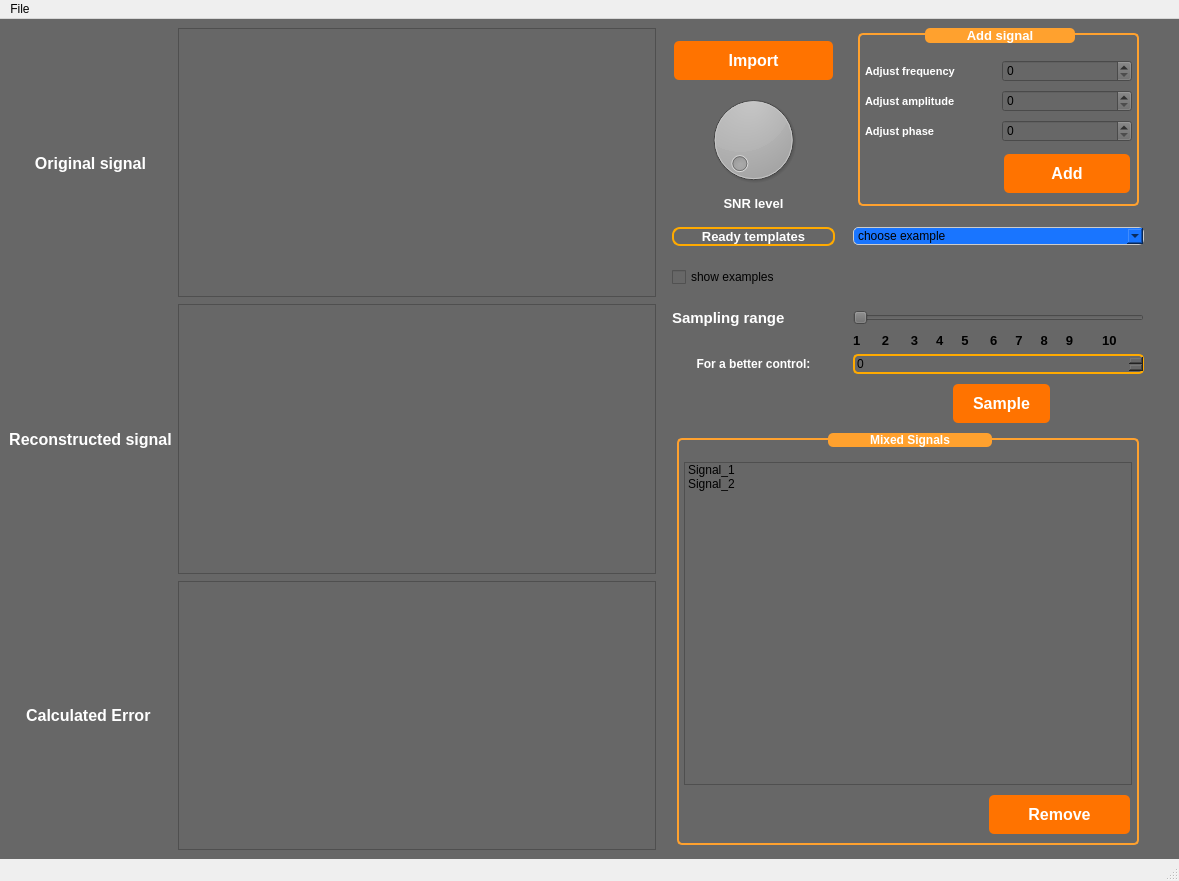
<?xml version="1.0" encoding="UTF-8"?>
<ui version="4.0">
 <class>MainWindow</class>
 <widget class="QMainWindow" name="MainWindow">
  <property name="geometry">
   <rect>
    <x>0</x>
    <y>0</y>
    <width>1179</width>
    <height>881</height>
   </rect>
  </property>
  <property name="windowTitle">
   <string>MainWindow</string>
  </property>
  <property name="styleSheet">
   <string notr="true">QPushButton {
  background-color: #FF7300;
  color: white;
  border: none;
  padding: 10px 20px;
  text-align: center;
  text-decoration: none;
  font-size: 16px;
  margin: 4px 2px;
  cursor: pointer;
  border-radius: 5px;
}

QPushButton:hover {
  background-color: #192639;
  color: #eee;
}

</string>
  </property>
  <widget class="QWidget" name="centralwidget">
   <property name="styleSheet">
    <string notr="true">
background-color: #676767;

</string>
   </property>
   <layout class="QGridLayout" name="gridLayout_3">
    <item row="2" column="0">
     <widget class="QLabel" name="label_3">
      <property name="font">
       <font>
        <pointsize>12</pointsize>
        <bold>true</bold>
       </font>
      </property>
      <property name="styleSheet">
       <string notr="true">QLabel {
    color: white;
}</string>
      </property>
      <property name="text">
       <string>Calculated Error </string>
      </property>
      <property name="alignment">
       <set>Qt::AlignCenter</set>
      </property>
     </widget>
    </item>
    <item row="1" column="0">
     <widget class="QLabel" name="label_2">
      <property name="font">
       <font>
        <pointsize>12</pointsize>
        <bold>true</bold>
       </font>
      </property>
      <property name="styleSheet">
       <string notr="true">QLabel {
    color: white;
}</string>
      </property>
      <property name="text">
       <string>Reconstructed signal</string>
      </property>
      <property name="alignment">
       <set>Qt::AlignCenter</set>
      </property>
     </widget>
    </item>
    <item row="0" column="1" rowspan="3">
     <layout class="QVBoxLayout" name="verticalLayout">
      <item>
       <widget class="PlotWidget" name="graph_orignal">
        <property name="styleSheet">
         <string notr="true"/>
        </property>
       </widget>
      </item>
      <item>
       <spacer name="verticalSpacer">
        <property name="orientation">
         <enum>Qt::Vertical</enum>
        </property>
        <property name="sizeType">
         <enum>QSizePolicy::Minimum</enum>
        </property>
        <property name="sizeHint" stdset="0">
         <size>
          <width>20</width>
          <height>1</height>
         </size>
        </property>
       </spacer>
      </item>
      <item>
       <widget class="PlotWidget" name="graph_recons">
        <property name="styleSheet">
         <string notr="true">QPlotGraph {
  background-color: #3498db;
  color: white;
  border: none;
  padding: 10px 20px;
  text-align: center;
  text-decoration: none;
  font-size: 16px;
  margin: 4px 2px;
  cursor: pointer;
  border-radius: 5px;
}

QPlotGraph:hover {
  background-color: #192639;
  color: #eee;
}
</string>
        </property>
       </widget>
      </item>
      <item>
       <spacer name="verticalSpacer_2">
        <property name="orientation">
         <enum>Qt::Vertical</enum>
        </property>
        <property name="sizeType">
         <enum>QSizePolicy::Minimum</enum>
        </property>
        <property name="sizeHint" stdset="0">
         <size>
          <width>20</width>
          <height>1</height>
         </size>
        </property>
       </spacer>
      </item>
      <item>
       <widget class="PlotWidget" name="graph_error"/>
      </item>
     </layout>
    </item>
    <item row="0" column="0">
     <widget class="QLabel" name="label">
      <property name="font">
       <font>
        <pointsize>12</pointsize>
        <bold>true</bold>
       </font>
      </property>
      <property name="styleSheet">
       <string notr="true">QLabel {
    color: white;
}</string>
      </property>
      <property name="text">
       <string>Original signal</string>
      </property>
      <property name="alignment">
       <set>Qt::AlignCenter</set>
      </property>
     </widget>
    </item>
    <item row="0" column="3" rowspan="3">
     <layout class="QGridLayout" name="gridLayout_2">
      <item row="10" column="3" colspan="2">
       <widget class="QPushButton" name="btn_sample">
        <property name="sizePolicy">
         <sizepolicy hsizetype="Fixed" vsizetype="Fixed">
          <horstretch>0</horstretch>
          <verstretch>0</verstretch>
         </sizepolicy>
        </property>
        <property name="font">
         <font>
          <pointsize>-1</pointsize>
          <bold>true</bold>
          <underline>false</underline>
          <strikeout>false</strikeout>
         </font>
        </property>
        <property name="styleSheet">
         <string notr="true">background-color: #FF7300;
margin-left:100%;
margin-right:100%;</string>
        </property>
        <property name="text">
         <string>Sample</string>
        </property>
       </widget>
      </item>
      <item row="6" column="3" colspan="2">
       <widget class="QLabel" name="label_11">
        <property name="font">
         <font>
          <pointsize>10</pointsize>
          <bold>true</bold>
         </font>
        </property>
        <property name="text">
         <string>1      2      3     4     5      6     7     8     9        10</string>
        </property>
       </widget>
      </item>
      <item row="2" column="0">
       <spacer name="verticalSpacer_3">
        <property name="orientation">
         <enum>Qt::Vertical</enum>
        </property>
        <property name="sizeType">
         <enum>QSizePolicy::Fixed</enum>
        </property>
        <property name="sizeHint" stdset="0">
         <size>
          <width>20</width>
          <height>10</height>
         </size>
        </property>
       </spacer>
      </item>
      <item row="0" column="0">
       <layout class="QGridLayout" name="gridLayout">
        <item row="1" column="0">
         <widget class="QPushButton" name="btn_import">
          <property name="font">
           <font>
            <pointsize>-1</pointsize>
            <bold>true</bold>
            <underline>false</underline>
            <strikeout>false</strikeout>
           </font>
          </property>
          <property name="styleSheet">
           <string notr="true">background-color: #FF7300;</string>
          </property>
          <property name="text">
           <string>Import</string>
          </property>
         </widget>
        </item>
        <item row="3" column="0">
         <widget class="QLabel" name="label_7">
          <property name="font">
           <font>
            <pointsize>10</pointsize>
            <bold>true</bold>
           </font>
          </property>
          <property name="styleSheet">
           <string notr="true">QLabel {
    color: white;
}
</string>
          </property>
          <property name="text">
           <string>SNR level</string>
          </property>
          <property name="alignment">
           <set>Qt::AlignCenter</set>
          </property>
         </widget>
        </item>
        <item row="0" column="0">
         <spacer name="verticalSpacer_6">
          <property name="orientation">
           <enum>Qt::Vertical</enum>
          </property>
          <property name="sizeType">
           <enum>QSizePolicy::Fixed</enum>
          </property>
          <property name="sizeHint" stdset="0">
           <size>
            <width>20</width>
            <height>9</height>
           </size>
          </property>
         </spacer>
        </item>
        <item row="2" column="0">
         <widget class="QDial" name="dial_noise"/>
        </item>
       </layout>
      </item>
      <item row="7" column="0">
       <widget class="QLabel" name="label_10">
        <property name="font">
         <font>
          <bold>true</bold>
         </font>
        </property>
        <property name="styleSheet">
         <string notr="true">color: rgb(255, 255, 255);</string>
        </property>
        <property name="text">
         <string>For a better control:</string>
        </property>
        <property name="alignment">
         <set>Qt::AlignCenter</set>
        </property>
       </widget>
      </item>
      <item row="7" column="3">
       <widget class="QSpinBox" name="spin__samp_freq">
        <property name="styleSheet">
         <string notr="true">border: 2px solid  rgb(255, 170, 0);
border-radius:5px;</string>
        </property>
       </widget>
      </item>
      <item row="17" column="0" colspan="4">
       <widget class="QGroupBox" name="groupBox_2">
        <property name="font">
         <font>
          <bold>true</bold>
         </font>
        </property>
        <property name="styleSheet">
         <string notr="true">QGroupBox {
    border: 2px solid;
	border-color: rgb(255, 161, 46);
  border-radius: 5px;
    color: #333333;
    padding: 10px;
    margin: 5px;
}

QGroupBox::title {
 subcontrol-position: top center;
  background-color:  rgb(255, 161, 46);
    subcontrol-origin: margin;
 color:rgb(255, 255, 255);
    font: 14pt &quot;Arial&quot;;
border-radius: 5px;
padding-left: 40px;
    padding-right: 40px;

}
QLabel {
    color: white;
}</string>
        </property>
        <property name="title">
         <string>Mixed Signals</string>
        </property>
        <layout class="QGridLayout" name="gridLayout_5">
         <item row="2" column="2">
          <widget class="QPushButton" name="btn_remove">
           <property name="font">
            <font>
             <pointsize>-1</pointsize>
             <bold>true</bold>
             <underline>false</underline>
             <strikeout>false</strikeout>
            </font>
           </property>
           <property name="styleSheet">
            <string notr="true">background-color: #FF7300;</string>
           </property>
           <property name="text">
            <string>Remove</string>
           </property>
          </widget>
         </item>
         <item row="0" column="0" colspan="3">
          <widget class="QListWidget" name="list_comps">
           <item>
            <property name="text">
             <string>Signal_1</string>
            </property>
           </item>
           <item>
            <property name="text">
             <string>Signal_2</string>
            </property>
           </item>
          </widget>
         </item>
        </layout>
       </widget>
      </item>
      <item row="5" column="0">
       <layout class="QHBoxLayout" name="horizontalLayout">
        <item>
         <widget class="QLabel" name="label_4">
          <property name="font">
           <font>
            <pointsize>11</pointsize>
            <bold>true</bold>
           </font>
          </property>
          <property name="styleSheet">
           <string notr="true">QLabel {
    color: white;
}</string>
          </property>
          <property name="text">
           <string>Sampling range</string>
          </property>
         </widget>
        </item>
        <item>
         <spacer name="horizontalSpacer">
          <property name="orientation">
           <enum>Qt::Horizontal</enum>
          </property>
          <property name="sizeType">
           <enum>QSizePolicy::Minimum</enum>
          </property>
          <property name="sizeHint" stdset="0">
           <size>
            <width>50</width>
            <height>19</height>
           </size>
          </property>
         </spacer>
        </item>
       </layout>
      </item>
      <item row="0" column="3">
       <widget class="QGroupBox" name="groupBox">
        <property name="enabled">
         <bool>true</bool>
        </property>
        <property name="sizePolicy">
         <sizepolicy hsizetype="Preferred" vsizetype="Minimum">
          <horstretch>0</horstretch>
          <verstretch>0</verstretch>
         </sizepolicy>
        </property>
        <property name="minimumSize">
         <size>
          <width>20</width>
          <height>40</height>
         </size>
        </property>
        <property name="font">
         <font>
          <pointsize>10</pointsize>
          <bold>true</bold>
         </font>
        </property>
        <property name="styleSheet">
         <string notr="true">QGroupBox {
    border: 2px solid;
	border-color: rgb(255, 161, 46);
  border-radius: 5px;
    color: #333333;
    padding: 10px;
    margin: 5px;
}

QGroupBox::title {
 subcontrol-position: top center;
  background-color:  rgb(255, 161, 46);
    subcontrol-origin: margin;
 color:rgb(255, 255, 255);
    font: 14pt &quot;Arial&quot;;
border-radius: 5px;
padding-left: 40px;
    padding-right: 40px;

}
QLabel {
    color: white;
}
</string>
        </property>
        <property name="title">
         <string>Add signal</string>
        </property>
        <layout class="QGridLayout" name="gridLayout_4">
         <item row="1" column="0">
          <widget class="QLabel" name="label_6">
           <property name="font">
            <font>
             <pointsize>8</pointsize>
             <bold>true</bold>
            </font>
           </property>
           <property name="text">
            <string>Adjust amplitude</string>
           </property>
          </widget>
         </item>
         <item row="0" column="0">
          <widget class="QLabel" name="label_5">
           <property name="font">
            <font>
             <pointsize>8</pointsize>
             <bold>true</bold>
            </font>
           </property>
           <property name="styleSheet">
            <string notr="true"/>
           </property>
           <property name="text">
            <string>Adjust frequency</string>
           </property>
          </widget>
         </item>
         <item row="2" column="0">
          <widget class="QLabel" name="label_8">
           <property name="font">
            <font>
             <pointsize>8</pointsize>
             <bold>true</bold>
            </font>
           </property>
           <property name="text">
            <string>Adjust phase</string>
           </property>
          </widget>
         </item>
         <item row="2" column="1">
          <widget class="QSpinBox" name="spin_phase"/>
         </item>
         <item row="0" column="1">
          <widget class="QSpinBox" name="spin_freq"/>
         </item>
         <item row="1" column="1">
          <widget class="QSpinBox" name="spin_amp"/>
         </item>
         <item row="4" column="1">
          <widget class="QPushButton" name="btn_add_comp">
           <property name="font">
            <font>
             <pointsize>-1</pointsize>
             <bold>true</bold>
             <underline>false</underline>
             <strikeout>false</strikeout>
            </font>
           </property>
           <property name="styleSheet">
            <string notr="true">background-color: #FF7300;</string>
           </property>
           <property name="text">
            <string>Add</string>
           </property>
          </widget>
         </item>
        </layout>
       </widget>
      </item>
      <item row="3" column="3">
       <widget class="QComboBox" name="comb_bx_examp">
        <property name="styleSheet">
         <string notr="true"> border: 1px solid #ccc;
border-radius:5px;
font-family: Arial, sans-serif;
color: black;
background-color:rgb(25, 117, 255);
</string>
        </property>
        <item>
         <property name="text">
          <string>choose example</string>
         </property>
        </item>
        <item>
         <property name="text">
          <string>example 1</string>
         </property>
        </item>
        <item>
         <property name="text">
          <string>example 2</string>
         </property>
        </item>
        <item>
         <property name="text">
          <string>example 3</string>
         </property>
        </item>
       </widget>
      </item>
      <item row="3" column="0">
       <widget class="QLabel" name="label_9">
        <property name="sizePolicy">
         <sizepolicy hsizetype="Minimum" vsizetype="Minimum">
          <horstretch>0</horstretch>
          <verstretch>0</verstretch>
         </sizepolicy>
        </property>
        <property name="font">
         <font>
          <pointsize>10</pointsize>
          <bold>true</bold>
         </font>
        </property>
        <property name="styleSheet">
         <string notr="true">color:rgb(255, 255, 255);
border: 2px solid  rgb(255, 170, 0);
border-radius:8px;</string>
        </property>
        <property name="text">
         <string>Ready templates</string>
        </property>
        <property name="alignment">
         <set>Qt::AlignCenter</set>
        </property>
       </widget>
      </item>
      <item row="4" column="3">
       <spacer name="verticalSpacer_7">
        <property name="orientation">
         <enum>Qt::Vertical</enum>
        </property>
        <property name="sizeType">
         <enum>QSizePolicy::Fixed</enum>
        </property>
        <property name="sizeHint" stdset="0">
         <size>
          <width>20</width>
          <height>50</height>
         </size>
        </property>
       </spacer>
      </item>
      <item row="5" column="3">
       <widget class="QSlider" name="horizontalSlider">
        <property name="sizePolicy">
         <sizepolicy hsizetype="Expanding" vsizetype="Fixed">
          <horstretch>50</horstretch>
          <verstretch>0</verstretch>
         </sizepolicy>
        </property>
        <property name="font">
         <font>
          <pointsize>10</pointsize>
         </font>
        </property>
        <property name="styleSheet">
         <string notr="true">QSlider {
    border: 1px solid #000;
    background: #EEE;
border-radius:5px;

}
QSlider::handle {
    background: rgb(255, 161, 46);
    border: 1px solid #000;
    width: 10px;

   
}
QSlider::groove {
    background: #CCC;'

}
</string>
        </property>
        <property name="orientation">
         <enum>Qt::Horizontal</enum>
        </property>
       </widget>
      </item>
      <item row="4" column="0">
       <widget class="QCheckBox" name="chk_bx_examp">
        <property name="text">
         <string>show examples</string>
        </property>
       </widget>
      </item>
     </layout>
    </item>
    <item row="0" column="2">
     <spacer name="horizontalSpacer_2">
      <property name="orientation">
       <enum>Qt::Horizontal</enum>
      </property>
      <property name="sizeType">
       <enum>QSizePolicy::Fixed</enum>
      </property>
      <property name="sizeHint" stdset="0">
       <size>
        <width>10</width>
        <height>20</height>
       </size>
      </property>
     </spacer>
    </item>
    <item row="0" column="4">
     <spacer name="horizontalSpacer_3">
      <property name="orientation">
       <enum>Qt::Horizontal</enum>
      </property>
      <property name="sizeType">
       <enum>QSizePolicy::Fixed</enum>
      </property>
      <property name="sizeHint" stdset="0">
       <size>
        <width>20</width>
        <height>20</height>
       </size>
      </property>
     </spacer>
    </item>
   </layout>
  </widget>
  <widget class="QMenuBar" name="menubar">
   <property name="geometry">
    <rect>
     <x>0</x>
     <y>0</y>
     <width>1179</width>
     <height>26</height>
    </rect>
   </property>
   <widget class="QMenu" name="menuFile">
    <property name="title">
     <string>File</string>
    </property>
   </widget>
   <addaction name="menuFile"/>
  </widget>
  <widget class="QStatusBar" name="statusbar"/>
 </widget>
 <customwidgets>
  <customwidget>
   <class>PlotWidget</class>
   <extends>QGraphicsView</extends>
   <header>pyqtgraph.h</header>
  </customwidget>
 </customwidgets>
 <resources/>
 <connections/>
</ui>
